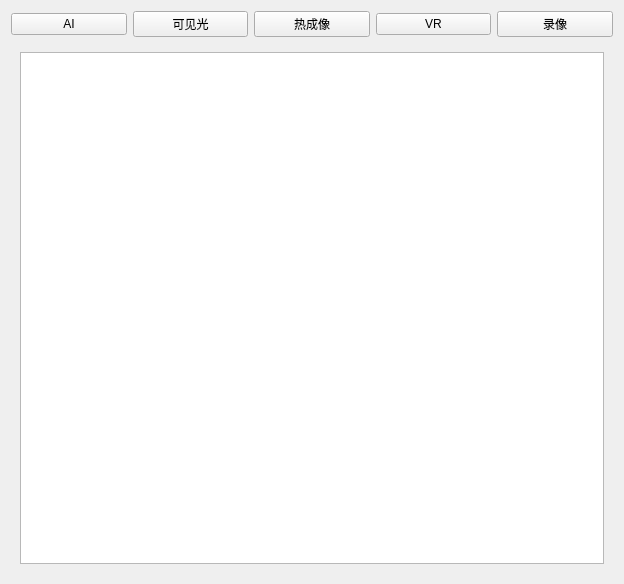
<?xml version="1.0" encoding="UTF-8"?>
<ui version="4.0">
 <class>DataResult</class>
 <widget class="QWidget" name="DataResult">
  <property name="geometry">
   <rect>
    <x>0</x>
    <y>0</y>
    <width>624</width>
    <height>584</height>
   </rect>
  </property>
  <property name="windowTitle">
   <string>Form</string>
  </property>
  <layout class="QVBoxLayout" name="verticalLayout">
   <item>
    <layout class="QHBoxLayout" name="horizontalLayout" stretch="0,0,0,0,0">
     <item>
      <widget class="QPushButton" name="pushButton_1">
       <property name="text">
        <string>AI</string>
       </property>
      </widget>
     </item>
     <item>
      <widget class="QPushButton" name="pushButton_2">
       <property name="text">
        <string>可见光</string>
       </property>
      </widget>
     </item>
     <item>
      <widget class="QPushButton" name="pushButton_3">
       <property name="text">
        <string>热成像</string>
       </property>
      </widget>
     </item>
     <item>
      <widget class="QPushButton" name="pushButton_4">
       <property name="text">
        <string>VR</string>
       </property>
      </widget>
     </item>
     <item>
      <widget class="QPushButton" name="pushButton_5">
       <property name="text">
        <string>录像</string>
       </property>
      </widget>
     </item>
    </layout>
   </item>
   <item>
    <widget class="QStackedWidget" name="stackedWidget">
     <property name="currentIndex">
      <number>0</number>
     </property>
     <widget class="QWidget" name="page">
      <layout class="QVBoxLayout" name="verticalLayout_2">
       <item>
        <widget class="QTableWidget" name="tableWidget"/>
       </item>
      </layout>
     </widget>
     <widget class="QWidget" name="page_2">
      <layout class="QVBoxLayout" name="verticalLayout_3">
       <item>
        <widget class="QTableWidget" name="tableWidget_2"/>
       </item>
      </layout>
     </widget>
     <widget class="QWidget" name="page_4">
      <layout class="QHBoxLayout" name="horizontalLayout_2">
       <item>
        <widget class="QTableWidget" name="tableWidget_3"/>
       </item>
      </layout>
     </widget>
     <widget class="QWidget" name="page_5">
      <layout class="QHBoxLayout" name="horizontalLayout_3">
       <item>
        <widget class="QTableWidget" name="tableWidget_4"/>
       </item>
      </layout>
     </widget>
     <widget class="QWidget" name="page_6">
      <layout class="QHBoxLayout" name="horizontalLayout_4">
       <item>
        <widget class="QTableWidget" name="tableWidget_5"/>
       </item>
      </layout>
     </widget>
    </widget>
   </item>
  </layout>
 </widget>
 <resources/>
 <connections/>
</ui>
